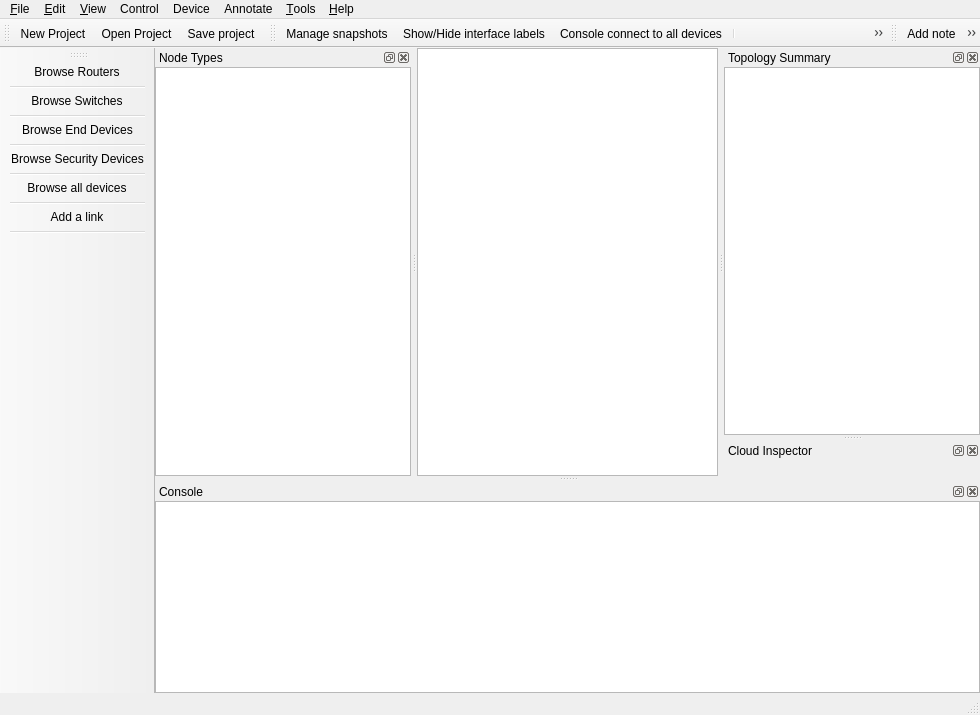
 <widget class="QMainWindow" name="MainWindow">
  <property name="windowModality">
   <enum>Qt::NonModal</enum>
  </property>
  <property name="geometry">
   <rect>
    <x>0</x>
    <y>0</y>
    <width>980</width>
    <height>715</height>
   </rect>
  </property>
  <property name="contextMenuPolicy">
   <enum>Qt::PreventContextMenu</enum>
  </property>
  <property name="windowIcon">
   <iconset resource="../../resources/resources.qrc">
    <normaloff>:/images/logo_icon.png</normaloff>:/images/logo_icon.png</iconset>
  </property>
  <property name="styleSheet">
   <string notr="true">#toolBar_Devices QToolButton {
width: 50px;
height: 55px;
border:solid 1px black opacity 0.4;
background-none;
}

#toolBar_General QToolButton {
width: 36px;
height: 36px;
border:solid 1px black opacity 0.4;
background-none;
}

</string>
  </property>
  <property name="unifiedTitleAndToolBarOnMac">
   <bool>false</bool>
  </property>
  <widget class="QWidget" name="uiCentralWidget">
   <layout class="QGridLayout">
    <property name="margin">
     <number>0</number>
    </property>
    <property name="spacing">
     <number>0</number>
    </property>
    <item row="0" column="0">
     <widget class="GraphicsView" name="uiGraphicsView">
      <property name="sizePolicy">
       <sizepolicy hsizetype="Expanding" vsizetype="Expanding">
        <horstretch>0</horstretch>
        <verstretch>0</verstretch>
       </sizepolicy>
      </property>
     </widget>
    </item>
   </layout>
  </widget>
  <widget class="QMenuBar" name="uiMenuBar">
   <property name="geometry">
    <rect>
     <x>0</x>
     <y>0</y>
     <width>980</width>
     <height>25</height>
    </rect>
   </property>
   <widget class="QMenu" name="uiEditMenu">
    <property name="title">
     <string>&amp;Edit</string>
    </property>
    <addaction name="uiSelectAllAction"/>
    <addaction name="uiSelectNoneAction"/>
    <addaction name="separator"/>
    <addaction name="uiPreferencesAction"/>
   </widget>
   <widget class="QMenu" name="uiFileMenu">
    <property name="title">
     <string>&amp;File</string>
    </property>
    <addaction name="uiNewProjectAction"/>
    <addaction name="uiOpenProjectAction"/>
    <addaction name="uiSaveProjectAction"/>
    <addaction name="uiSaveProjectAsAction"/>
    <addaction name="separator"/>
    <addaction name="uiImportExportConfigsAction"/>
    <addaction name="uiScreenshotAction"/>
    <addaction name="uiSnapshotAction"/>
    <addaction name="separator"/>
    <addaction name="uiQuitAction"/>
   </widget>
   <widget class="QMenu" name="uiHelpMenu">
    <property name="title">
     <string>&amp;Help</string>
    </property>
    <addaction name="uiOnlineHelpAction"/>
    <addaction name="uiCheckForUpdateAction"/>
    <addaction name="uiNewsAction"/>
    <addaction name="uiLabInstructionsAction"/>
    <addaction name="uiAboutQtAction"/>
    <addaction name="uiAboutAction"/>
   </widget>
   <widget class="QMenu" name="uiViewMenu">
    <property name="title">
     <string>&amp;View</string>
    </property>
    <widget class="QMenu" name="uiStyleMenu">
     <property name="title">
      <string>Window Style</string>
     </property>
     <addaction name="uiDefaultStyleAction"/>
     <addaction name="uiEnergySavingStyleAction"/>
    </widget>
    <widget class="QMenu" name="uiDocksMenu">
     <property name="title">
      <string>Docks</string>
     </property>
    </widget>
    <addaction name="uiZoomInAction"/>
    <addaction name="uiZoomOutAction"/>
    <addaction name="uiZoomResetAction"/>
    <addaction name="uiFitInViewAction"/>
    <addaction name="separator"/>
    <addaction name="uiShowLayersAction"/>
    <addaction name="uiResetPortLabelsAction"/>
    <addaction name="uiShowNamesAction"/>
    <addaction name="uiShowPortNamesAction"/>
    <addaction name="uiStyleMenu"/>
    <addaction name="separator"/>
    <addaction name="uiDocksMenu"/>
   </widget>
   <widget class="QMenu" name="uiControlMenu">
    <property name="title">
     <string>Control</string>
    </property>
    <addaction name="uiStartAllAction"/>
    <addaction name="uiSuspendAllAction"/>
    <addaction name="uiStopAllAction"/>
    <addaction name="uiReloadAllAction"/>
    <addaction name="uiAuxConsoleAllAction"/>
    <addaction name="uiConsoleAllAction"/>
   </widget>
   <widget class="QMenu" name="uiAnnotateMenu">
    <property name="title">
     <string>Annotate</string>
    </property>
    <addaction name="uiAddNoteAction"/>
    <addaction name="uiInsertImageAction"/>
    <addaction name="uiDrawRectangleAction"/>
    <addaction name="uiDrawEllipseAction"/>
   </widget>
   <widget class="QMenu" name="uiDeviceMenu">
    <property name="title">
     <string>Device</string>
    </property>
   </widget>
   <widget class="QMenu" name="uiToolsMenu">
    <property name="title">
     <string>&amp;Tools</string>
    </property>
   </widget>
   <addaction name="uiFileMenu"/>
   <addaction name="uiEditMenu"/>
   <addaction name="uiViewMenu"/>
   <addaction name="uiControlMenu"/>
   <addaction name="uiDeviceMenu"/>
   <addaction name="uiAnnotateMenu"/>
   <addaction name="uiToolsMenu"/>
   <addaction name="uiHelpMenu"/>
  </widget>
  <widget class="QStatusBar" name="uiStatusBar"/>
  <widget class="QToolBar" name="uiGeneralToolBar">
   <property name="windowTitle">
    <string>General</string>
   </property>
   <property name="toolTip">
    <string/>
   </property>
   <property name="statusTip">
    <string/>
   </property>
   <property name="orientation">
    <enum>Qt::Horizontal</enum>
   </property>
   <property name="iconSize">
    <size>
     <width>32</width>
     <height>32</height>
    </size>
   </property>
   <attribute name="toolBarArea">
    <enum>TopToolBarArea</enum>
   </attribute>
   <attribute name="toolBarBreak">
    <bool>false</bool>
   </attribute>
   <addaction name="uiNewProjectAction"/>
   <addaction name="uiOpenProjectAction"/>
   <addaction name="uiSaveProjectAction"/>
  </widget>
  <widget class="QDockWidget" name="uiNodesDockWidget">
   <property name="enabled">
    <bool>true</bool>
   </property>
   <property name="visible">
    <bool>true</bool>
   </property>
   <property name="floating">
    <bool>false</bool>
   </property>
   <property name="allowedAreas">
    <set>Qt::LeftDockWidgetArea|Qt::RightDockWidgetArea</set>
   </property>
   <property name="windowTitle">
    <string>Node Types</string>
   </property>
   <attribute name="dockWidgetArea">
    <number>1</number>
   </attribute>
   <widget class="QWidget" name="uiNodesDockWidgetContents">
    <layout class="QVBoxLayout">
     <property name="spacing">
      <number>0</number>
     </property>
     <property name="margin">
      <number>0</number>
     </property>
     <item>
      <widget class="NodesView" name="uiNodesView">
       <property name="sizePolicy">
        <sizepolicy hsizetype="Expanding" vsizetype="Expanding">
         <horstretch>0</horstretch>
         <verstretch>0</verstretch>
        </sizepolicy>
       </property>
       <property name="toolTip">
        <string>Drag Node to Workspace (press SHIFT while dragging for multiple nodes).</string>
       </property>
       <property name="dragEnabled">
        <bool>false</bool>
       </property>
       <property name="iconSize">
        <size>
         <width>24</width>
         <height>24</height>
        </size>
       </property>
       <property name="rootIsDecorated">
        <bool>false</bool>
       </property>
       <attribute name="headerVisible">
        <bool>false</bool>
       </attribute>
       <column>
        <property name="text">
         <string>1</string>
        </property>
       </column>
      </widget>
     </item>
    </layout>
   </widget>
  </widget>
  <widget class="QToolBar" name="uiBrowsersToolBar">
   <property name="windowTitle">
    <string>Devices</string>
   </property>
   <property name="iconSize">
    <size>
     <width>48</width>
     <height>48</height>
    </size>
   </property>
   <property name="toolButtonStyle">
    <enum>Qt::ToolButtonIconOnly</enum>
   </property>
   <attribute name="toolBarArea">
    <enum>LeftToolBarArea</enum>
   </attribute>
   <attribute name="toolBarBreak">
    <bool>false</bool>
   </attribute>
   <addaction name="uiBrowseRoutersAction"/>
   <addaction name="separator"/>
   <addaction name="uiBrowseSwitchesAction"/>
   <addaction name="separator"/>
   <addaction name="uiBrowseEndDevicesAction"/>
   <addaction name="separator"/>
   <addaction name="uiBrowseSecurityDevicesAction"/>
   <addaction name="separator"/>
   <addaction name="uiBrowseAllDevicesAction"/>
   <addaction name="separator"/>
   <addaction name="uiAddLinkAction"/>
   <addaction name="separator"/>
  </widget>
  <widget class="QToolBar" name="uiControlToolBar">
   <property name="windowTitle">
    <string>Emulation</string>
   </property>
   <property name="iconSize">
    <size>
     <width>32</width>
     <height>32</height>
    </size>
   </property>
   <property name="toolButtonStyle">
    <enum>Qt::ToolButtonIconOnly</enum>
   </property>
   <attribute name="toolBarArea">
    <enum>TopToolBarArea</enum>
   </attribute>
   <attribute name="toolBarBreak">
    <bool>false</bool>
   </attribute>
   <addaction name="uiSnapshotAction"/>
   <addaction name="uiShowPortNamesAction"/>
   <addaction name="uiConsoleAllAction"/>
   <addaction name="separator"/>
   <addaction name="uiStartAllAction"/>
   <addaction name="uiSuspendAllAction"/>
   <addaction name="uiStopAllAction"/>
   <addaction name="uiReloadAllAction"/>
  </widget>
  <widget class="QDockWidget" name="uiConsoleDockWidget">
   <property name="maximumSize">
    <size>
     <width>524287</width>
     <height>524287</height>
    </size>
   </property>
   <property name="allowedAreas">
    <set>Qt::AllDockWidgetAreas</set>
   </property>
   <property name="windowTitle">
    <string>Console</string>
   </property>
   <attribute name="dockWidgetArea">
    <number>8</number>
   </attribute>
   <widget class="QWidget" name="uiConsoleDockWidgetContents">
    <layout class="QVBoxLayout">
     <property name="spacing">
      <number>0</number>
     </property>
     <property name="margin">
      <number>0</number>
     </property>
     <item>
      <widget class="ConsoleView" name="uiConsoleTextEdit">
       <property name="sizePolicy">
        <sizepolicy hsizetype="Expanding" vsizetype="Preferred">
         <horstretch>0</horstretch>
         <verstretch>0</verstretch>
        </sizepolicy>
       </property>
      </widget>
     </item>
    </layout>
   </widget>
  </widget>
  <widget class="QToolBar" name="uiAnnotationToolBar">
   <property name="windowTitle">
    <string>Drawing</string>
   </property>
   <property name="iconSize">
    <size>
     <width>32</width>
     <height>32</height>
    </size>
   </property>
   <attribute name="toolBarArea">
    <enum>TopToolBarArea</enum>
   </attribute>
   <attribute name="toolBarBreak">
    <bool>false</bool>
   </attribute>
   <addaction name="uiAddNoteAction"/>
   <addaction name="uiInsertImageAction"/>
   <addaction name="uiDrawRectangleAction"/>
   <addaction name="uiDrawEllipseAction"/>
   <addaction name="uiZoomInAction"/>
   <addaction name="uiZoomOutAction"/>
   <addaction name="uiScreenshotAction"/>
  </widget>
  <widget class="QDockWidget" name="uiTopologySummaryDockWidget">
   <property name="sizePolicy">
    <sizepolicy hsizetype="Preferred" vsizetype="Expanding">
     <horstretch>0</horstretch>
     <verstretch>0</verstretch>
    </sizepolicy>
   </property>
   <property name="minimumSize">
    <size>
     <width>84</width>
     <height>109</height>
    </size>
   </property>
   <property name="allowedAreas">
    <set>Qt::LeftDockWidgetArea|Qt::RightDockWidgetArea</set>
   </property>
   <property name="windowTitle">
    <string>Topology Summary</string>
   </property>
   <attribute name="dockWidgetArea">
    <number>2</number>
   </attribute>
   <widget class="QWidget" name="uiTopologySummaryDockWidgetContents">
    <layout class="QGridLayout">
     <property name="margin">
      <number>0</number>
     </property>
     <property name="spacing">
      <number>0</number>
     </property>
     <item row="0" column="0">
      <widget class="TopologySummaryView" name="uiTopologySummaryTreeWidget">
       <property name="sizePolicy">
        <sizepolicy hsizetype="Expanding" vsizetype="Expanding">
         <horstretch>0</horstretch>
         <verstretch>0</verstretch>
        </sizepolicy>
       </property>
       <property name="toolTip">
        <string>Expand device to view connections. Select any item and right-click for menu.</string>
       </property>
       <attribute name="headerVisible">
        <bool>false</bool>
       </attribute>
       <column>
        <property name="text">
         <string>1</string>
        </property>
       </column>
      </widget>
     </item>
    </layout>
   </widget>
  </widget>
  <widget class="QDockWidget" name="uiCloudInspectorDockWidget">
   <property name="windowTitle">
    <string>Cloud Inspector</string>
   </property>
   <attribute name="dockWidgetArea">
    <number>2</number>
   </attribute>
   <widget class="QWidget" name="uiCloudInspectorDockWidgetContents">
    <layout class="QVBoxLayout" name="verticalLayout">
     <property name="margin">
      <number>0</number>
     </property>
     <item>
      <widget class="CloudInspectorView" name="CloudInspectorView" native="true">
       <property name="autoFillBackground">
        <bool>false</bool>
       </property>
      </widget>
     </item>
    </layout>
   </widget>
  </widget>
  <action name="uiAboutAction">
   <property name="text">
    <string>&amp;About</string>
   </property>
   <property name="statusTip">
    <string>About</string>
   </property>
   <property name="menuRole">
    <enum>QAction::AboutRole</enum>
   </property>
  </action>
  <action name="uiQuitAction">
   <property name="icon">
    <iconset resource="../../resources/resources.qrc">
     <normaloff>:/icons/quit.svg</normaloff>:/icons/quit.svg</iconset>
   </property>
   <property name="text">
    <string>&amp;Quit</string>
   </property>
   <property name="statusTip">
    <string>Quit</string>
   </property>
   <property name="shortcut">
    <string>Ctrl+Q</string>
   </property>
  </action>
  <action name="uiOpenProjectAction">
   <property name="icon">
    <iconset resource="../../resources/resources.qrc">
     <normaloff>:/icons/open.svg</normaloff>:/icons/open.svg</iconset>
   </property>
   <property name="text">
    <string>&amp;Open Project</string>
   </property>
   <property name="toolTip">
    <string>Open project</string>
   </property>
   <property name="statusTip">
    <string>Open project</string>
   </property>
   <property name="shortcut">
    <string>Ctrl+O</string>
   </property>
  </action>
  <action name="uiSaveProjectAction">
   <property name="icon">
    <iconset resource="../../resources/resources.qrc">
     <normaloff>:/icons/save.svg</normaloff>:/icons/save.svg</iconset>
   </property>
   <property name="text">
    <string>&amp;Save project</string>
   </property>
   <property name="toolTip">
    <string>Save project</string>
   </property>
   <property name="statusTip">
    <string>Save project</string>
   </property>
   <property name="shortcut">
    <string>Ctrl+S</string>
   </property>
  </action>
  <action name="uiOnlineHelpAction">
   <property name="icon">
    <iconset resource="../../resources/resources.qrc">
     <normaloff>:/icons/help.svg</normaloff>:/icons/help.svg</iconset>
   </property>
   <property name="text">
    <string>&amp;Online help</string>
   </property>
   <property name="toolTip">
    <string>Online help</string>
   </property>
   <property name="statusTip">
    <string>Online Help</string>
   </property>
  </action>
  <action name="uiScreenshotAction">
   <property name="icon">
    <iconset resource="../../resources/resources.qrc">
     <normaloff>:/icons/camera-photo.svg</normaloff>
     <activeoff>:/icons/camera-photo-hover.svg</activeoff>:/icons/camera-photo.svg</iconset>
   </property>
   <property name="text">
    <string>Take a screenshot</string>
   </property>
   <property name="toolTip">
    <string>Take a screenshot</string>
   </property>
   <property name="statusTip">
    <string>Take a screenshot</string>
   </property>
  </action>
  <action name="uiStartAllAction">
   <property name="enabled">
    <bool>true</bool>
   </property>
   <property name="icon">
    <iconset resource="../../resources/resources.qrc">
     <normaloff>:/icons/play7-test.svg</normaloff>
     <normalon>:/icons/play7-test.svg</normalon>
     <activeoff>:/icons/play2-test.svg</activeoff>
     <activeon>:/icons/play2-test.svg</activeon>:/icons/play7-test.svg</iconset>
   </property>
   <property name="text">
    <string>Start/Resume all devices</string>
   </property>
   <property name="toolTip">
    <string>Start/Resume all devices</string>
   </property>
   <property name="statusTip">
    <string>Start/Resume all devices</string>
   </property>
  </action>
  <action name="uiStopAllAction">
   <property name="enabled">
    <bool>true</bool>
   </property>
   <property name="icon">
    <iconset resource="../../resources/resources.qrc">
     <normaloff>:/icons/stop3-test.svg</normaloff>
     <activeoff>:/icons/stop2-test.svg</activeoff>
     <activeon>:/icons/stop2-test.svg</activeon>:/icons/stop3-test.svg</iconset>
   </property>
   <property name="text">
    <string>Stop all devices</string>
   </property>
   <property name="toolTip">
    <string>Stop all devices</string>
   </property>
   <property name="statusTip">
    <string>Stop all devices</string>
   </property>
  </action>
  <action name="uiShowNamesAction">
   <property name="checkable">
    <bool>true</bool>
   </property>
   <property name="icon">
    <iconset resource="../../resources/resources.qrc">
     <normaloff>:/icons/show-hostname.svg</normaloff>:/icons/show-hostname.svg</iconset>
   </property>
   <property name="text">
    <string>Show hostnames</string>
   </property>
   <property name="toolTip">
    <string>Show hostnames</string>
   </property>
   <property name="statusTip">
    <string>Show hostnames</string>
   </property>
  </action>
  <action name="uiConsoleAllAction">
   <property name="enabled">
    <bool>true</bool>
   </property>
   <property name="icon">
    <iconset resource="../../resources/resources.qrc">
     <normaloff>:/icons/console.svg</normaloff>:/icons/console.svg</iconset>
   </property>
   <property name="text">
    <string>Console connect to all devices</string>
   </property>
   <property name="toolTip">
    <string>Console connect to all devices</string>
   </property>
   <property name="statusTip">
    <string>Console to all devices</string>
   </property>
  </action>
  <action name="uiAboutQtAction">
   <property name="text">
    <string>About &amp;Qt</string>
   </property>
   <property name="statusTip">
    <string>About Qt</string>
   </property>
   <property name="menuRole">
    <enum>QAction::AboutQtRole</enum>
   </property>
  </action>
  <action name="uiZoomInAction">
   <property name="icon">
    <iconset resource="../../resources/resources.qrc">
     <normaloff>:/icons/zoom-in.png</normaloff>
     <activeoff>:/icons/zoom-in-hover.png</activeoff>:/icons/zoom-in.png</iconset>
   </property>
   <property name="text">
    <string>Zoom in</string>
   </property>
   <property name="toolTip">
    <string>Zoom in</string>
   </property>
   <property name="statusTip">
    <string>Zoom in</string>
   </property>
   <property name="shortcut">
    <string>Ctrl++</string>
   </property>
  </action>
  <action name="uiZoomOutAction">
   <property name="icon">
    <iconset resource="../../resources/resources.qrc">
     <normaloff>:/icons/zoom-out.png</normaloff>
     <activeoff>:/icons/zoom-out-hover.png</activeoff>:/icons/zoom-out.png</iconset>
   </property>
   <property name="text">
    <string>Zoom out</string>
   </property>
   <property name="toolTip">
    <string>Zoom out</string>
   </property>
   <property name="statusTip">
    <string>Zoom out</string>
   </property>
   <property name="shortcut">
    <string>Ctrl+-</string>
   </property>
  </action>
  <action name="uiZoomResetAction">
   <property name="text">
    <string>Zoom 1:1</string>
   </property>
   <property name="statusTip">
    <string>Zoom Reset (1:1)</string>
   </property>
   <property name="shortcut">
    <string>Ctrl+/</string>
   </property>
  </action>
  <action name="uiSelectAllAction">
   <property name="text">
    <string>Select &amp;all</string>
   </property>
   <property name="statusTip">
    <string>Select All</string>
   </property>
   <property name="shortcut">
    <string>Ctrl+A</string>
   </property>
  </action>
  <action name="uiSelectNoneAction">
   <property name="text">
    <string>Select &amp;none</string>
   </property>
   <property name="statusTip">
    <string>Select None</string>
   </property>
   <property name="shortcut">
    <string>Ctrl+Shift+A</string>
   </property>
  </action>
  <action name="uiPreferencesAction">
   <property name="icon">
    <iconset resource="../../resources/resources.qrc">
     <normaloff>:/icons/applications.svg</normaloff>:/icons/applications.svg</iconset>
   </property>
   <property name="text">
    <string>&amp;Preferences...</string>
   </property>
   <property name="statusTip">
    <string>Preferences</string>
   </property>
   <property name="shortcut">
    <string>Ctrl+Shift+P</string>
   </property>
  </action>
  <action name="uiSuspendAllAction">
   <property name="icon">
    <iconset resource="../../resources/resources.qrc">
     <normaloff>:/icons/pause3-test.svg</normaloff>
     <activeoff>:/icons/pause2-test.svg</activeoff>
     <activeon>:/icons/pause2-test.svg</activeon>:/icons/pause3-test.svg</iconset>
   </property>
   <property name="text">
    <string>Suspend all devices</string>
   </property>
   <property name="toolTip">
    <string>Suspend all devices</string>
   </property>
   <property name="statusTip">
    <string>Suspend all devices</string>
   </property>
  </action>
  <action name="uiAddNoteAction">
   <property name="checkable">
    <bool>true</bool>
   </property>
   <property name="icon">
    <iconset resource="../../resources/resources.qrc">
     <normaloff>:/icons/add-note.svg</normaloff>:/icons/add-note.svg</iconset>
   </property>
   <property name="text">
    <string>Add note</string>
   </property>
   <property name="toolTip">
    <string>Add a note</string>
   </property>
   <property name="statusTip">
    <string>Add a note</string>
   </property>
  </action>
  <action name="uiNewProjectAction">
   <property name="icon">
    <iconset resource="../../resources/resources.qrc">
     <normaloff>:/icons/new-project.svg</normaloff>:/icons/new-project.svg</iconset>
   </property>
   <property name="text">
    <string>&amp;New blank project</string>
   </property>
   <property name="iconText">
    <string>New Project</string>
   </property>
   <property name="toolTip">
    <string>New blank project</string>
   </property>
   <property name="statusTip">
    <string>New blank project</string>
   </property>
   <property name="shortcut">
    <string>Ctrl+N</string>
   </property>
  </action>
  <action name="uiImportExportConfigsAction">
   <property name="icon">
    <iconset resource="../../resources/resources.qrc">
     <normaloff>:/icons/import_export_configs.svg</normaloff>:/icons/import_export_configs.svg</iconset>
   </property>
   <property name="text">
    <string>&amp;Import/Export device configs</string>
   </property>
   <property name="toolTip">
    <string>Import/Export device configs</string>
   </property>
   <property name="statusTip">
    <string>Import/Export device configs</string>
   </property>
  </action>
  <action name="uiInsertImageAction">
   <property name="checkable">
    <bool>false</bool>
   </property>
   <property name="icon">
    <iconset resource="../../resources/resources.qrc">
     <normaloff>:/icons/image.svg</normaloff>:/icons/image.svg</iconset>
   </property>
   <property name="text">
    <string>Insert picture</string>
   </property>
   <property name="toolTip">
    <string>Insert a picture</string>
   </property>
   <property name="statusTip">
    <string>Insert a picture</string>
   </property>
  </action>
  <action name="uiDrawRectangleAction">
   <property name="checkable">
    <bool>true</bool>
   </property>
   <property name="icon">
    <iconset resource="../../resources/resources.qrc">
     <normaloff>:/icons/rectangle3-test.svg</normaloff>
     <activeoff>:/icons/rectangle2-test.svg</activeoff>
     <activeon>:/icons/rectangle2-test.svg</activeon>:/icons/rectangle3-test.svg</iconset>
   </property>
   <property name="text">
    <string>Draw rectangle</string>
   </property>
   <property name="toolTip">
    <string>Draw a rectangle</string>
   </property>
   <property name="statusTip">
    <string>Draw a rectangle</string>
   </property>
  </action>
  <action name="uiDrawEllipseAction">
   <property name="checkable">
    <bool>true</bool>
   </property>
   <property name="icon">
    <iconset resource="../../resources/resources.qrc">
     <normaloff>:/icons/ellipse3-test.svg</normaloff>
     <activeoff>:/icons/ellipse2-test.svg</activeoff>
     <activeon>:/icons/ellipse2-test.svg</activeon>:/icons/ellipse3-test.svg</iconset>
   </property>
   <property name="text">
    <string>Draw ellipse</string>
   </property>
   <property name="toolTip">
    <string>Draw an ellipse</string>
   </property>
   <property name="statusTip">
    <string>Draw an ellipse</string>
   </property>
  </action>
  <action name="uiShowPortNamesAction">
   <property name="checkable">
    <bool>true</bool>
   </property>
   <property name="icon">
    <iconset resource="../../resources/resources.qrc">
     <normaloff>:/icons/show-interface-names.svg</normaloff>:/icons/show-interface-names.svg</iconset>
   </property>
   <property name="text">
    <string>Show/Hide interface labels</string>
   </property>
   <property name="toolTip">
    <string>Show/Hide interface labels</string>
   </property>
   <property name="statusTip">
    <string>Show/Hide interface labels</string>
   </property>
  </action>
  <action name="uiSnapshotAction">
   <property name="icon">
    <iconset resource="../../resources/resources.qrc">
     <normaloff>:/icons/snapshot.svg</normaloff>:/icons/snapshot.svg</iconset>
   </property>
   <property name="text">
    <string>Manage snapshots</string>
   </property>
   <property name="toolTip">
    <string>Manage snapshots</string>
   </property>
   <property name="statusTip">
    <string>Manage snapshots</string>
   </property>
  </action>
  <action name="uiShowLayersAction">
   <property name="checkable">
    <bool>true</bool>
   </property>
   <property name="text">
    <string>Show layers</string>
   </property>
   <property name="statusTip">
    <string>Show layers</string>
   </property>
  </action>
  <action name="uiSaveProjectAsAction">
   <property name="icon">
    <iconset resource="../../resources/resources.qrc">
     <normaloff>:/icons/save-as-project.svg</normaloff>:/icons/save-as-project.svg</iconset>
   </property>
   <property name="text">
    <string>&amp;Save project as…</string>
   </property>
   <property name="toolTip">
    <string>Save project as...</string>
   </property>
   <property name="statusTip">
    <string>Save project as...</string>
   </property>
  </action>
  <action name="uiReloadAllAction">
   <property name="icon">
    <iconset resource="../../resources/resources.qrc">
     <normaloff>:/icons/reload.svg</normaloff>:/icons/reload.svg</iconset>
   </property>
   <property name="text">
    <string>Reload all devices</string>
   </property>
   <property name="toolTip">
    <string>Reload all devices</string>
   </property>
   <property name="statusTip">
    <string>Reload all devices</string>
   </property>
  </action>
  <action name="uiAuxConsoleAllAction">
   <property name="enabled">
    <bool>true</bool>
   </property>
   <property name="icon">
    <iconset resource="../../resources/resources.qrc">
     <normaloff>:/icons/aux-console.svg</normaloff>:/icons/aux-console.svg</iconset>
   </property>
   <property name="text">
    <string>Console connect via AUX to all devices</string>
   </property>
   <property name="toolTip">
    <string>Console connect via AUX to all devices</string>
   </property>
   <property name="statusTip">
    <string>Console AUX to all devices</string>
   </property>
  </action>
  <action name="uiResetPortLabelsAction">
   <property name="text">
    <string>Reset interface labels</string>
   </property>
   <property name="toolTip">
    <string>Reset interface labels</string>
   </property>
   <property name="statusTip">
    <string>Reset Interface Labels</string>
   </property>
  </action>
  <action name="uiCheckForUpdateAction">
   <property name="text">
    <string>Check for Update</string>
   </property>
   <property name="statusTip">
    <string>Check for Update</string>
   </property>
  </action>
  <action name="uiEnergySavingStyleAction">
   <property name="checkable">
    <bool>true</bool>
   </property>
   <property name="text">
    <string>Energy Saving</string>
   </property>
   <property name="statusTip">
    <string>Energy Saving Mode</string>
   </property>
  </action>
  <action name="uiDefaultStyleAction">
   <property name="checkable">
    <bool>true</bool>
   </property>
   <property name="checked">
    <bool>true</bool>
   </property>
   <property name="text">
    <string>Default</string>
   </property>
  </action>
  <action name="uiBrowseRoutersAction">
   <property name="icon">
    <iconset resource="../../resources/resources.qrc">
     <normaloff>:/icons/router.png</normaloff>
     <activeoff>:/icons/router-hover.png</activeoff>:/icons/router.png</iconset>
   </property>
   <property name="text">
    <string>Browse Routers</string>
   </property>
   <property name="iconText">
    <string>Browse Routers</string>
   </property>
   <property name="toolTip">
    <string>Browse Routers</string>
   </property>
   <property name="statusTip">
    <string>Browse Routers</string>
   </property>
  </action>
  <action name="uiBrowseSwitchesAction">
   <property name="icon">
    <iconset resource="../../resources/resources.qrc">
     <normaloff>:/icons/switch.png</normaloff>
     <activeoff>:/icons/switch-hover.png</activeoff>:/icons/switch.png</iconset>
   </property>
   <property name="text">
    <string>Browse Switches</string>
   </property>
   <property name="iconText">
    <string>Browse Switches</string>
   </property>
   <property name="toolTip">
    <string>Browse Switches</string>
   </property>
   <property name="statusTip">
    <string>Browse Switches</string>
   </property>
  </action>
  <action name="uiBrowseEndDevicesAction">
   <property name="icon">
    <iconset resource="../../resources/resources.qrc">
     <normaloff>:/icons/PC.png</normaloff>
     <activeoff>:/icons/PC-hover.png</activeoff>:/icons/PC.png</iconset>
   </property>
   <property name="text">
    <string>Browse End Devices</string>
   </property>
   <property name="iconText">
    <string>Browse End Devices</string>
   </property>
   <property name="toolTip">
    <string>Browse End Devices</string>
   </property>
   <property name="statusTip">
    <string>Browse End Devices</string>
   </property>
  </action>
  <action name="uiBrowseSecurityDevicesAction">
   <property name="icon">
    <iconset resource="../../resources/resources.qrc">
     <normaloff>:/icons/firewall.png</normaloff>
     <activeoff>:/icons/firewall-hover.png</activeoff>:/icons/firewall.png</iconset>
   </property>
   <property name="text">
    <string>Browse Security Devices</string>
   </property>
   <property name="iconText">
    <string>Browse Security Devices</string>
   </property>
   <property name="toolTip">
    <string>Browse Security Devices</string>
   </property>
   <property name="statusTip">
    <string>Browse Security Devices</string>
   </property>
  </action>
  <action name="uiBrowseAllDevicesAction">
   <property name="icon">
    <iconset resource="../../resources/resources.qrc">
     <normaloff>:/icons/browse-all-icons.png</normaloff>
     <activeoff>:/icons/browse-all-icons-hover.png</activeoff>:/icons/browse-all-icons.png</iconset>
   </property>
   <property name="text">
    <string>Browse all devices</string>
   </property>
   <property name="toolTip">
    <string>Browse all devices</string>
   </property>
   <property name="statusTip">
    <string>Browse all devices</string>
   </property>
  </action>
  <action name="uiAddLinkAction">
   <property name="checkable">
    <bool>true</bool>
   </property>
   <property name="icon">
    <iconset resource="../../resources/resources.qrc">
     <normaloff>:/icons/connection-new.svg</normaloff>
     <activeoff>:/icons/connection-new-hover.svg</activeoff>:/icons/connection-new.svg</iconset>
   </property>
   <property name="text">
    <string>Add a link</string>
   </property>
   <property name="toolTip">
    <string>Add a link</string>
   </property>
   <property name="statusTip">
    <string>Add a link</string>
   </property>
  </action>
  <action name="uiNewsAction">
   <property name="text">
    <string>News</string>
   </property>
   <property name="toolTip">
    <string>Show GNS3 news</string>
   </property>
  </action>
  <action name="uiLabInstructionsAction">
   <property name="text">
    <string>Lab instructions</string>
   </property>
  </action>
  <action name="uiFitInViewAction">
   <property name="text">
    <string>Fit in view</string>
   </property>
  </action>
 </widget>
